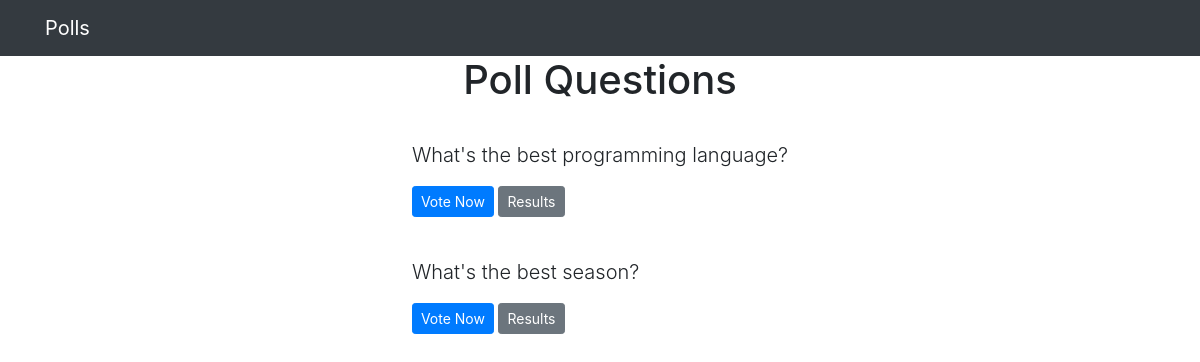
The page / on the database its author committed.
### polls/models.py (models this page shows, shortened)
class Question(models.Model): # creating models represented by a class
    question_text = models.CharField(max_length = 250) # each class variable correspond to a column
    publication_date  = models.DateTimeField('date')

### polls/views.py (the view)
# urls.py: path('',views.index, name = 'index_page'), # mapping a view to its URL
def index(request):
    context = {'all_questions' : Question.objects.all()}
    return render(request, 'polls/index.html', context) # a shortcut for rendering templates by HttpResponse

### polls/templates/polls/index.html
{% extends 'base.html' %}
{% block content %}
    <h1 class ="text-center mb-3">Poll Questions</h1>
    {% if all_questions %}
        {% for question in all_questions %}
            <div class ="card-mb-3">
                <div class ="card-body">
                    <p class ="lead">{{ question.question_text }}</p>
                    <a href ="{% url 'polls:detail' question.id %}" class ="btn btn-primary btn-sm">Vote Now</a>
                    <a href ="{% url 'polls:results' question.id %}" class ="btn btn-secondary btn-sm">Results</a>
                </div>
            </div>
    {% endfor %}
    {% else %}
        <p>No polls available</p>
    {% endif %}
{% endblock %}

### rows shown on the page
Question: question_text "What's the best programming language?"
Question: question_text "What's the best season?"
